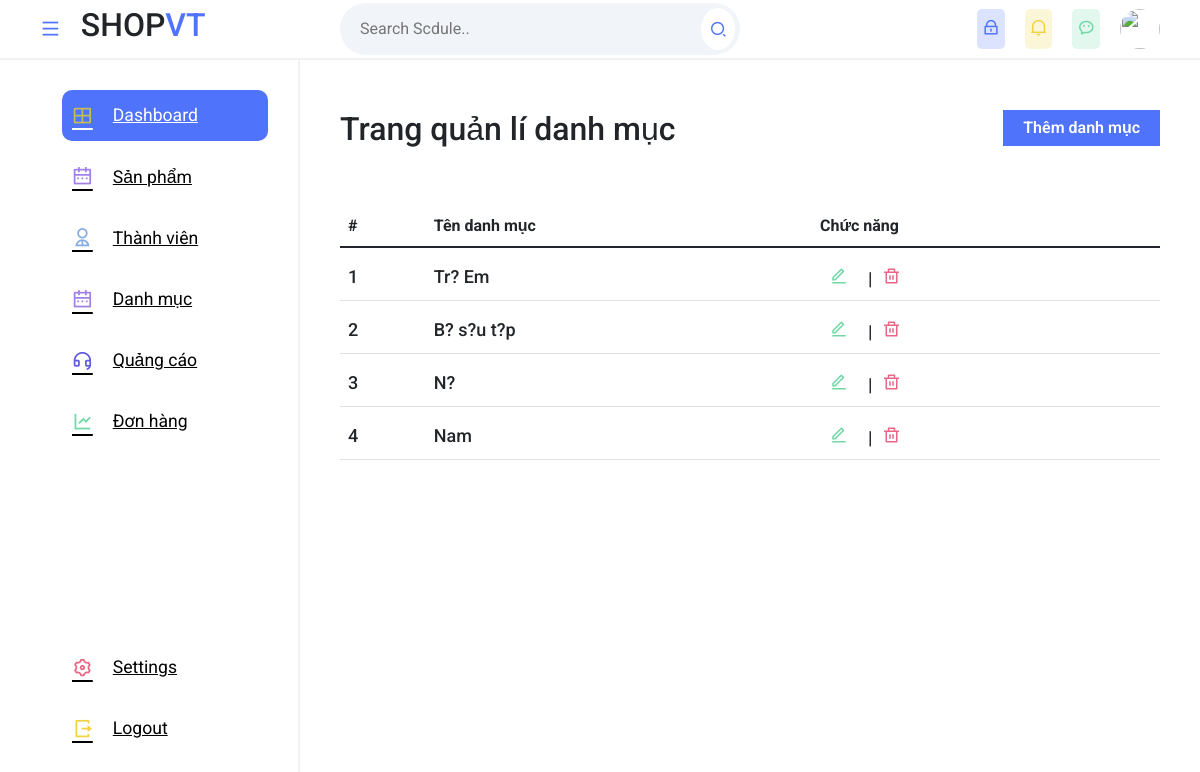
The page /sever/view/danhmuc.php (signed in) on the database its author committed.
### tables this page shows
CREATE TABLE `danhmuc` (
  `danhmuc_id` int(11) NOT NULL,
  `danhmuc_name` varchar(255) NOT NULL
);

### sever/mode/database.php (called while the page is built, shortened)
<?php
class Database{
    public $host = DB_HOST;
    public $user = DB_USER;
    public $pass = DB_PASS;
    public $dbname = DB_NAME;
    public $link;
public function connectDB(){
    $this->link = new mysqli($this->host , $this->user, $this->pass , $this->dbname);
    if($this->link){
        return false;
    }
}
public function select($query){
    $result = $this->link->query($query) or
     die($this->link->error.__LINE__);
    if($result != false && $result->num_rows > 0){
        return $result;
    }else{
        return false;
    }
}
}
?>

### sever/mode/sanpham_class.php (called while the page is built, shortened)
<?php
include '../mode/database.php';
class Sanpham_class{
    private $db;
    public function __construct(){
        $this -> db = new Database();
    }
    public function show_danhmuc(){
        $query = "SELECT * FROM danhmuc ORDER BY danhmuc_id DESC";
       $result = $this -> db -> select($query);
       return $result;
    }
}
?>

### sever/view/danhmuc.php (the view, shortened to what this page needs)
<?php
    include './header.php';
    include './menu.php';
    include '../mode/sanpham_class.php';
    $sanpham_class = new Sanpham_class();
    $show_danhmuc = $sanpham_class -> show_danhmuc();
?>
<div class="main--content">
    <div class="sanpham_top">
        <div class="sanpham_top__left">
            <h2>Trang quản lí danh mục</h2>
        </div>
        <div class="sanpham_top__right">
            <button class="btn_them"><a href="./themdanhmuc.php">Thêm danh mục</a></button>
        </div>
    </div>
    <div class="sanpham_bottom">
        <div class="sanpham_table">
            <table class="table">
                <thead>
                    <tr>
                    <th scope="col">#</th>
                    <th scope="col">Tên danh mục</th>
                    <th scope="col">Chức năng</th>
                    </tr>
                </thead>
                <tbody>
                    <?php
                        if($show_danhmuc){
                            $num =0;
                            while($kq = $show_danhmuc -> fetch_assoc()){
                                $num ++;
                    ?>
                    <tr>
                    <td scope="row"><?php echo $num?></td>
                    <td><?php echo $kq['danhmuc_name']  ?></td>
                    <td><a style="padding: 0 10px;" class="a_btn" href="./suadm.php?danhmuc_id=<?php echo $kq['danhmuc_id']?>"><i class="ri-edit-line edit"></i></a>|<a style="padding: 0 10px;"  class="a_btn" href="./xoadm.php?danhmuc_id=<?php echo $kq['danhmuc_id']?>"><i class="ri-delete-bin-line delete"></i></a></td>
                    </tr>
                    <?php
                        }}
                    ?>
                </tbody>
        </table>
        </div>
    </div>
</div>

### sever/public/quantri.css (style rules this page uses)
* { margin: 0; padding: 0; box-sizing: border-box; font-family: 'Roboto', sans-serif; }
body { position: relative; width: 100%; }
a { text-decoration: none; }
.main--content { position: absolute; top: 0; right: 0; height: 100%; width: calc(100% - 300px); padding: 0 40px; overflow-y: scroll; transition: .3s; }
.table { overflow-y: scroll; }
table { width: 100%; text-align: left; border-collapse: collapse; }
tr { border-bottom: 1px solid #f1f1f1; }
td, th { padding-block: 10px; }
.edit { color: #70d7a5; margin-right: 10px; }
.delete { color: #e86786; }

### sever/public/sanpham.css (style rules this page uses)
.sanpham_top { display: flex; padding: 50px 0px; justify-content: space-between; }
:root { --blue-color:#5073FB; }
.a_btn { text-decoration: none; color: black; }
.btn_them { height: 36px; border: none; background: var(--blue-color) ; color: white; }
.btn_them a { text-decoration: none; color: white; font-weight: 600; padding: 21px 20px; }
.table tbody td { font-size: 18px; font-weight: 500; padding-top: 15px; }

### rows shown on the page
danhmuc: danhmuc_name "Tr? Em"
danhmuc: danhmuc_name "B? s?u t?p"
danhmuc: danhmuc_name "N?"
danhmuc: danhmuc_name "Nam"
